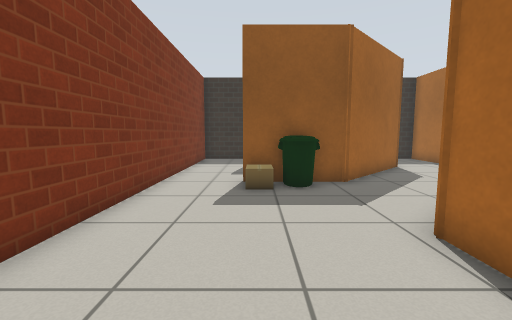
view 1 (above)

21 first-person views from a walk through a robot-simulator world made for Gazebo. The camera is 0.81 m above the floor, tilts 6° down and sees 90° across. The floor is counted in squares, 0.5 m on a side. Each view is taken from the middle of a square. On the plan, view 1 faces up. The plan holds only what a view shows up to about 14 squares ahead; the rest is blank. Gazebo's built-in surfaces are drawn with simple patterns.

view 2
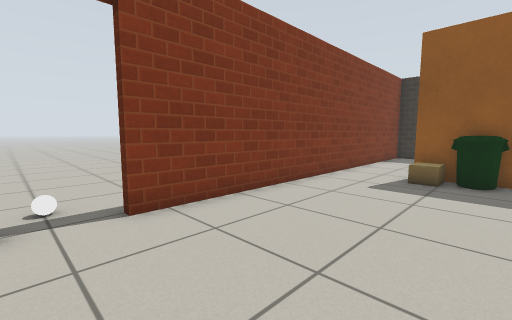

view 3
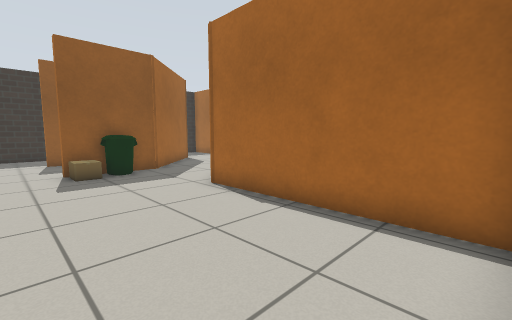

view 4
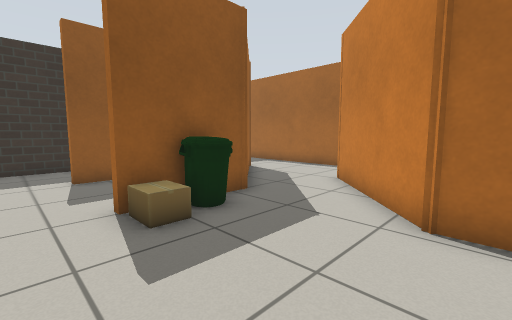

view 5
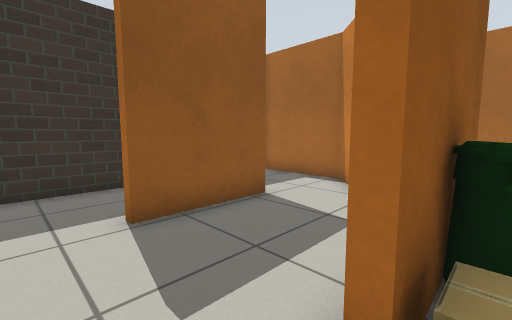

view 6
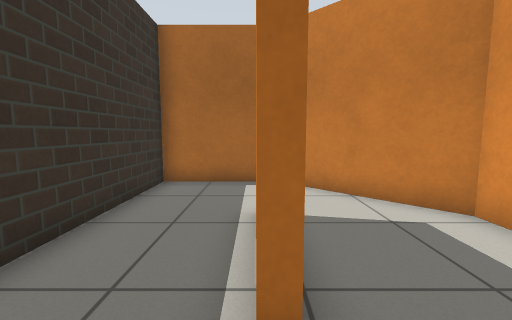

view 7
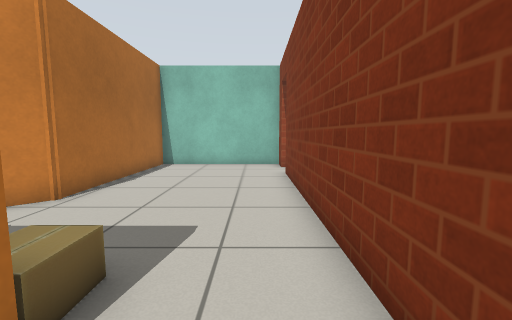

view 8
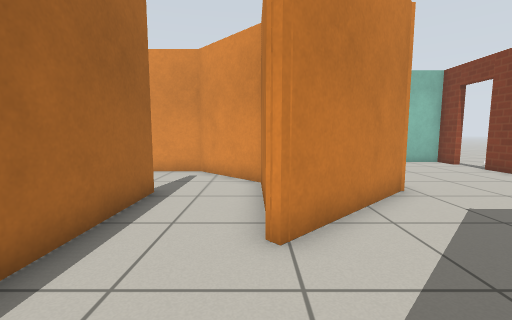

view 9
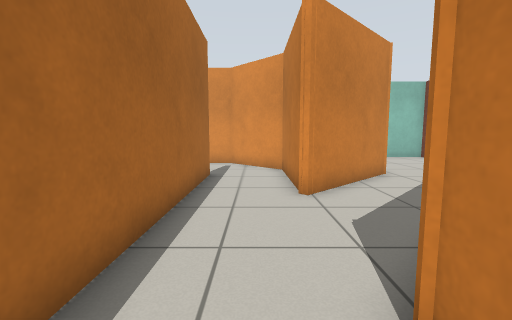

view 10
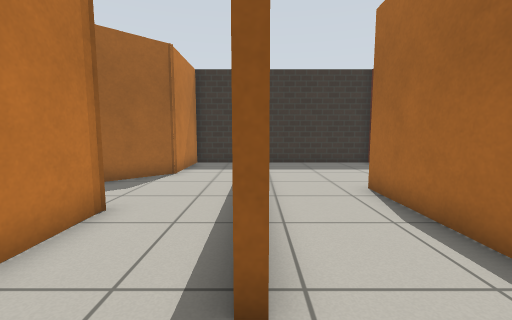

view 11
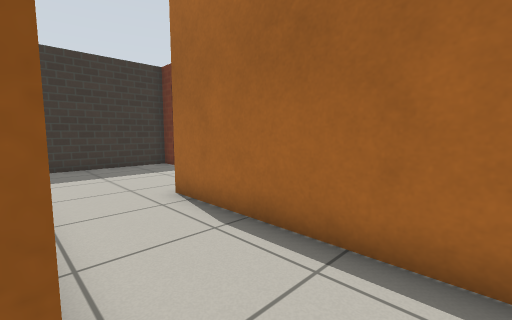

view 12
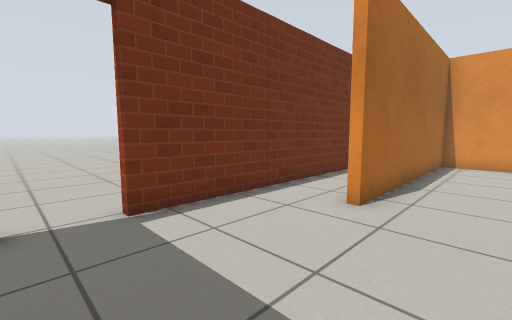

view 13
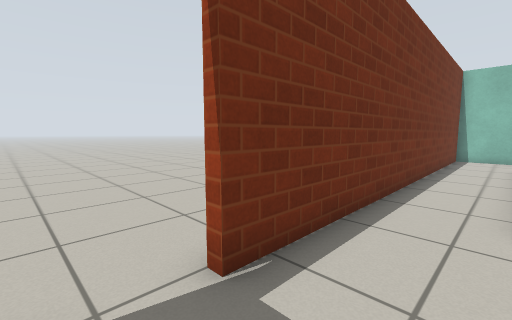

view 14
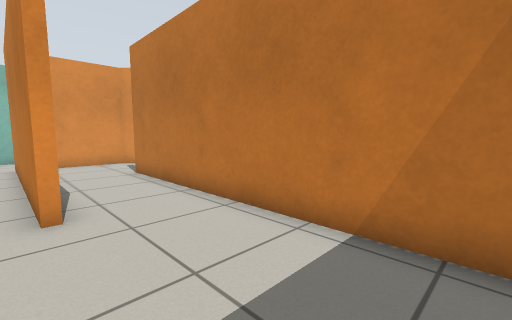

view 15
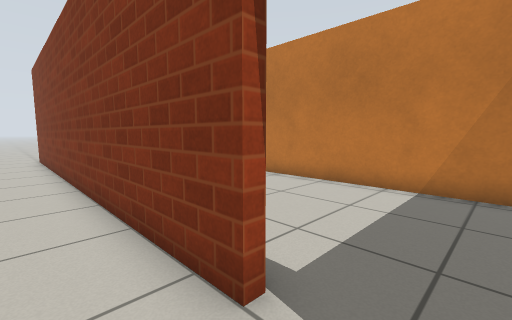

view 16
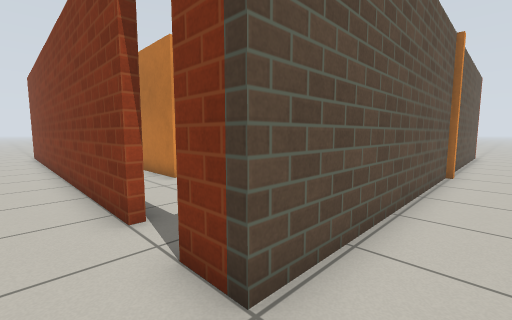

view 17
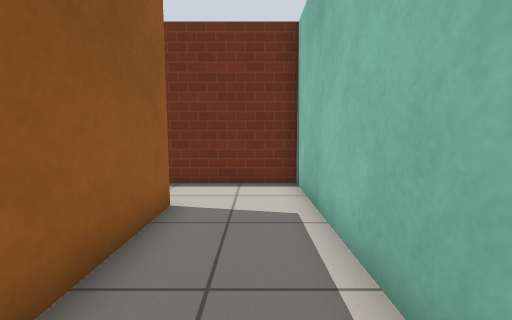

view 18
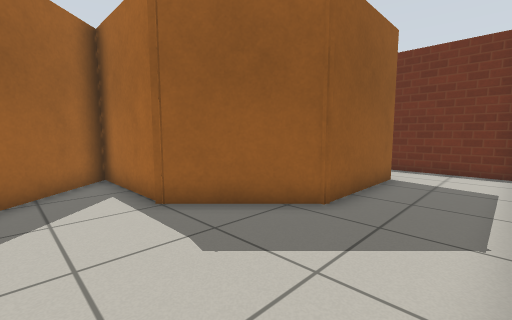

view 19
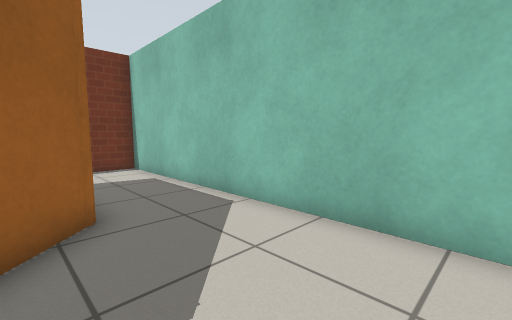

view 20
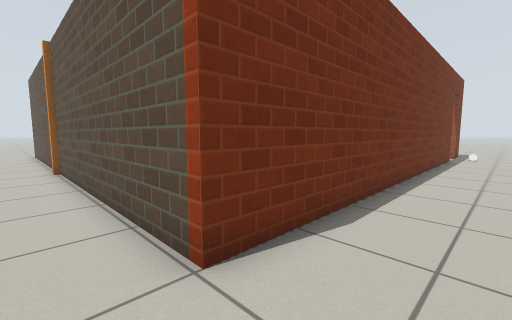

view 21
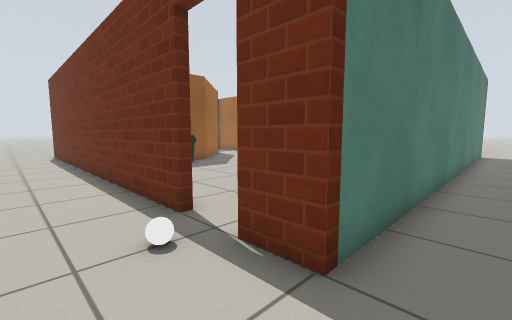

### Floor plan
Points are (right, up) in squares from view 1. A wall is a line through its corners. A room is listed if a view was taken in it or the views show most of it. See-through windows are left out.
Room 1 (views 1, 2, 3, 4, 5)
walls: (-3.2, 9.5) (-3.2, -0.4); (4.7, 10.1) (3, 8.4) (1.4, 8.4); (-3.2, -2.1) (-3.2, -3.3) (2.9, -3.3) (2.9, 3.9) (6.5, 7.3)
ways out: opening at (-0.5, 9) to room 2; opening at (5.5, 8.5) to room 3; open door at (-3, -1.5) to room 5
objects: cardboard box (0, 7) to (0, 8); bin (1, 8) to (2, 8)
Room 2 (views 6, 7)
walls: (3.1, 12.7) (-0.5, 12.7); (2.1, 8.7) (2.9, 8.7) (6.5, 12.3) (6.5, 16.1) (-2.1, 16.1); (-3.2, 14.2) (-3.2, 9.5)
ways out: opening at (-0.5, 9) to room 1
Room 3 (views 8, 9, 10, 11)
walls: (6.7, 7.3) (6.7, 2.8) (9.3, 0.2); (6.5, 7.3) (6.8, 7.3) (6.9, 7.1); (9.8, 4) (9.8, 14.2); (8.7, 16.1) (6.7, 16.1) (6.7, 12.2) (4.7, 10.1)
ways out: opening at (5.5, 8.5) to room 1; opening at (10, 3) to room 4
Room 4 (views 12, 13, 14)
walls: (16.2, 9.4) (16.2, 13.4); (10.1, 15.1) (10.1, 4); (16.2, 15) (16.2, 16.1) (10.7, 16.1); (9.3, 0.2) (13.3, 0.2) (13.3, 9.5)
ways out: opening at (10, 3) to room 3; open door at (16, 14.5) to room 5; opening at (14.5, 9) to room 6
Room 5 (views 15, 16, 20, 21)
walls: (-3.5, -0.4) (-3.5, 16.4) (6.5, 16.4); (6.6, 16.4) (16.5, 16.4) (16.5, 15.1); (12.6, -3.6) (-3.5, -3.6) (-3.5, -2.1); (16.5, 13.4) (16.5, -3.5)
ways out: open door at (-3, -1.5) to room 1; open door at (16, 14.5) to room 4
objects: white ball (-4, -1)
Room 6 (views 17, 18, 19)
walls: (3.9, -3.3) (16.2, -3.3) (16.2, 9.4); (13.6, 9.5) (13.6, -0.1) (9.2, -0.1) (6.5, 2.7) (6.5, 6.8) (3.9, 4.4)
ways out: opening at (14.5, 9) to room 4

Positions as (right, up) in squares from view 1, and headings:
1: (0, 0), facing up
2: (2, -2), facing up-left
3: (-2, -3), facing up-right
4: (-2, 3), facing up-right
5: (-2, 8), facing up-right
6: (-2, 13), facing right
7: (-2, 10), facing down
8: (7, 11), facing down
9: (8, 14), facing down
10: (10, 2), facing up
11: (10, 3), facing up-right
12: (11, 15), facing down-right
13: (14, 15), facing down-right
14: (14, 15), facing down-left
15: (18, 15), facing down-left
16: (18, 18), facing down-left
17: (8, -2), facing right
18: (4, -3), facing up-right
19: (4, 1), facing down-right
20: (-6, 18), facing down-right
21: (-6, -5), facing up-right
